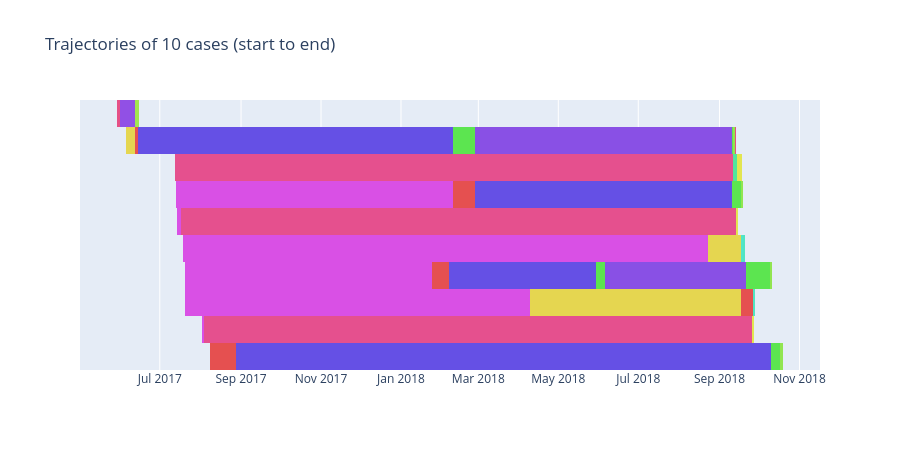

Write notebook code for a chart like this one.
### Code cell
case_trajectories_plot = kairo.plot_som_trajectories(features_and_clusters, color_mapping, max_cases=10)
case_trajectories_plot

### Figure 1 — Plotly figure (JSON) as saved in the notebook; plotly's stock layout.template omitted (floating-point values rounded to 4 significant figures)
{"data": [{"base": ["2017-05-29T08:49:25.000000", "2017-06-05T13:34:59.000000", "2017-07-12T10:34:30.000000", "2017-07-13T09:05:45.000000", "2017-07-14T09:11:16.000000", "2017-07-18T12:42:35.000000", "2017-07-20T10:56:27.000000", "2017-07-20T12:59:33.000000", "2017-08-02T10:19:10.000000", "2017-08-08T09:48:14.000000"], "customdata": [[1], [1], [1], [1], [1], [1], [1], [1], [1], [1]], "hovertemplate": "state=(0, 0)<br>start=%{base}<br>end=%{x}<br>case=%{y}<br>events=%{customdata[0]}<extra></extra>", "legendgroup": "(0, 0)", "marker": {"color": "#d950e5", "line": {"width": 0}, "pattern": {"shape": ""}}, "name": "(0, 0)", "orientation": "h", "showlegend": true, "textposition": "auto", "type": "bar", "x": [204000, 2749000, 167000, 18238701000, 257201000, 34639120000, 16258108000, 22721118000, 79924000, 281000], "xaxis": "x", "y": ["case_000000", "case_000001", "case_000004", "case_000005", "case_000006", "case_000007", "case_000009", "case_000010", "case_000013", "case_000017"], "yaxis": "y"}, {"base": ["2017-05-29T08:52:49.000000", "2017-07-12T10:37:17.000000", "2017-07-17T08:37:57.000000", "2017-08-03T08:31:14.000000"], "customdata": [[1], [1], [1], [1]], "hovertemplate": "state=(0, 4)<br>start=%{base}<br>end=%{x}<br>case=%{y}<br>events=%{customdata[0]}<extra></extra>", "legendgroup": "(0, 4)", "marker": {"color": "#e5508e", "line": {"width": 0}, "pattern": {"shape": ""}}, "name": "(0, 4)", "orientation": "h", "showlegend": true, "textposition": "auto", "type": "bar", "x": [590000, 36821436000, 36550420000, 36128306000], "xaxis": "x", "y": ["case_000000", "case_000004", "case_000006", "case_000013"], "yaxis": "y"}, {"base": ["2017-05-29T09:02:39.000000", "2018-09-11T14:47:53.000000", "2018-09-13T09:31:37.000000", "2018-09-25T12:09:40.000000"], "customdata": [[1], [1], [1], [1]], "hovertemplate": "state=(3, 7)<br>start=%{base}<br>end=%{x}<br>case=%{y}<br>events=%{customdata[0]}<extra></extra>", "legendgroup": "(3, 7)", "marker": {"color": "#50e59d", "line": {"width": 0}, "pattern": {"shape": ""}}, "name": "(3, 7)", "orientation": "h", "showlegend": true, "textposition": "auto", "type": "bar", "x": [8454000, 250862000, 10302000, 5654000], "xaxis": "x", "y": ["case_000000", "case_000004", "case_000006", "case_000013"], "yaxis": "y"}, {"base": ["2017-05-29T11:23:33.000000", "2018-09-14T12:28:55.000000", "2018-09-13T12:23:19.000000", "2018-09-25T13:43:54.000000"], "customdata": [[1], [1], [1], [1]], "hovertemplate": "state=(0, 6)<br>start=%{base}<br>end=%{x}<br>case=%{y}<br>events=%{customdata[0]}<extra></extra>", "legendgroup": "(0, 6)", "marker": {"color": "#e55086", "line": {"width": 0}, "pattern": {"shape": ""}}, "name": "(0, 6)", "orientation": "h", "showlegend": true, "textposition": "auto", "type": "bar", "x": [165755000, 191000, 37000, 209000], "xaxis": "x", "y": ["case_000000", "case_000004", "case_000006", "case_000013"], "yaxis": "y"}, {"base": ["2017-05-31T09:26:08.000000"], "customdata": [[1]], "hovertemplate": "state=(4, 6)<br>start=%{base}<br>end=%{x}<br>case=%{y}<br>events=%{customdata[0]}<extra></extra>", "legendgroup": "(4, 6)", "marker": {"color": "#9150e5", "line": {"width": 0}, "pattern": {"shape": ""}}, "name": "(4, 6)", "orientation": "h", "showlegend": true, "textposition": "auto", "type": "bar", "x": [1034333000], "xaxis": "x", "y": ["case_000000"], "yaxis": "y"}, {"base": ["2017-06-12T08:45:01.000000"], "customdata": [[1]], "hovertemplate": "state=(1, 6)<br>start=%{base}<br>end=%{x}<br>case=%{y}<br>events=%{customdata[0]}<extra></extra>", "legendgroup": "(1, 6)", "marker": {"color": "#9a50e5", "line": {"width": 0}, "pattern": {"shape": ""}}, "name": "(1, 6)", "orientation": "h", "showlegend": true, "textposition": "auto", "type": "bar", "x": [125000], "xaxis": "x", "y": ["case_000000"], "yaxis": "y"}, {"base": ["2017-06-12T08:47:06.000000"], "customdata": [[1]], "hovertemplate": "state=(5, 5)<br>start=%{base}<br>end=%{x}<br>case=%{y}<br>events=%{customdata[0]}<extra></extra>", "legendgroup": "(5, 5)", "marker": {"color": "#a3e550", "line": {"width": 0}, "pattern": {"shape": ""}}, "name": "(5, 5)", "orientation": "h", "showlegend": true, "textposition": "auto", "type": "bar", "x": [238636000], "xaxis": "x", "y": ["case_000000"], "yaxis": "y"}, {"base": ["2017-06-15T03:04:22.000000"], "customdata": [[1]], "hovertemplate": "state=(2, 6)<br>start=%{base}<br>end=%{x}<br>case=%{y}<br>events=%{customdata[0]}<extra></extra>", "legendgroup": "(2, 6)", "marker": {"color": "#e550d6", "line": {"width": 0}, "pattern": {"shape": ""}}, "name": "(2, 6)", "orientation": "h", "showlegend": true, "textposition": "auto", "type": "bar", "x": [0], "xaxis": "x", "y": ["case_000000"], "yaxis": "y"}, {"base": ["2017-06-15T03:04:22.000000"], "customdata": [[1]], "hovertemplate": "state=(9, 2)<br>start=%{base}<br>end=%{x}<br>case=%{y}<br>events=%{customdata[0]}<extra></extra>", "legendgroup": "(9, 2)", "marker": {"color": "#5094e5", "line": {"width": 0}, "pattern": {"shape": ""}}, "name": "(9, 2)", "orientation": "h", "showlegend": true, "textposition": "auto", "type": "bar", "x": [0], "xaxis": "x", "y": ["case_000000"], "yaxis": "y"}, {"base": ["2017-06-05T14:20:48.000000", "2018-02-09T11:24:06.000000", "2018-08-23T10:41:15.000000", "2018-01-24T15:04:55.000000", "2018-04-09T12:24:51.000000", "2017-08-08T09:52:55.000000"], "customdata": [[1], [1], [1], [1], [1], [1]], "hovertemplate": "state=(3, 9)<br>start=%{base}<br>end=%{x}<br>case=%{y}<br>events=%{customdata[0]}<extra></extra>", "legendgroup": "(3, 9)", "marker": {"color": "#e5d650", "line": {"width": 0}, "pattern": {"shape": ""}}, "name": "(3, 9)", "orientation": "h", "showlegend": true, "textposition": "auto", "type": "bar", "x": [583634000, 238000, 2161937000, 153000, 13906213000, 4361000], "xaxis": "x", "y": ["case_000001", "case_000005", "case_000007", "case_000009", "case_000010", "case_000017"], "yaxis": "y"}, {"base": ["2017-06-12T08:28:02.000000", "2018-02-09T11:28:04.000000", "2018-01-24T15:07:28.000000", "2018-09-17T11:15:04.000000", "2017-08-08T11:05:36.000000"], "customdata": [[1], [1], [1], [1], [1]], "hovertemplate": "state=(5, 9)<br>start=%{base}<br>end=%{x}<br>case=%{y}<br>events=%{customdata[0]}<extra></extra>", "legendgroup": "(5, 9)", "marker": {"color": "#e55050", "line": {"width": 0}, "pattern": {"shape": ""}}, "name": "(5, 9)", "orientation": "h", "showlegend": true, "textposition": "auto", "type": "bar", "x": [178992000, 1474503000, 1110011000, 794314000, 1721274000], "xaxis": "x", "y": ["case_000001", "case_000005", "case_000009", "case_000010", "case_000017"], "yaxis": "y"}, {"base": ["2017-06-14T10:11:14.000000", "2018-02-26T13:03:07.000000", "2018-09-18T15:43:48.000000", "2018-02-06T11:27:39.000000", "2018-09-26T15:53:38.000000", "2017-08-28T09:13:30.000000"], "customdata": [[1], [1], [1], [1], [1], [1]], "hovertemplate": "state=(9, 0)<br>start=%{base}<br>end=%{x}<br>case=%{y}<br>events=%{customdata[0]}<extra></extra>", "legendgroup": "(9, 0)", "marker": {"color": "#6550e5", "line": {"width": 0}, "pattern": {"shape": ""}}, "name": "(9, 0)", "orientation": "h", "showlegend": true, "textposition": "auto", "type": "bar", "x": [20746912000, 16936344000, 206000, 9675456000, 116000, 35264982000], "xaxis": "x", "y": ["case_000001", "case_000005", "case_000007", "case_000009", "case_000010", "case_000017"], "yaxis": "y"}, {"base": ["2018-02-09T13:13:06.000000", "2018-09-10T10:53:14.000000", "2018-09-10T13:35:31.000000", "2018-05-29T11:05:15.000000", "2018-05-30T12:27:51.000000", "2018-09-21T12:28:20.000000", "2018-10-02T17:59:09.000000", "2018-10-10T13:03:12.000000"], "customdata": [[1], [1], [1], [1], [1], [1], [1], [1]], "hovertemplate": "state=(7, 5)<br>start=%{base}<br>end=%{x}<br>case=%{y}<br>events=%{customdata[0]}<extra></extra>", "legendgroup": "(7, 5)", "marker": {"color": "#5ce550", "line": {"width": 0}, "pattern": {"shape": ""}}, "name": "(7, 5)", "orientation": "h", "showlegend": true, "textposition": "auto", "type": "bar", "x": [1475519000, 78601000, 600356000, 90379000, 532240000, 946931000, 576048000, 597936000], "xaxis": "x", "y": ["case_000001", "case_000001", "case_000005", "case_000009", "case_000009", "case_000009", "case_000009", "case_000017"], "yaxis": "y"}, {"base": ["2018-02-26T15:05:05.000000", "2018-09-11T08:43:15.000000", "2018-09-17T12:21:27.000000", "2018-05-30T12:11:34.000000", "2018-06-05T16:18:31.000000", "2018-10-02T11:30:31.000000", "2018-10-09T09:59:57.000000", "2018-10-17T11:08:48.000000"], "customdata": [[1], [1], [1], [1], [1], [1], [1], [1]], "hovertemplate": "state=(8, 0)<br>start=%{base}<br>end=%{x}<br>case=%{y}<br>events=%{customdata[0]}<extra></extra>", "legendgroup": "(8, 0)", "marker": {"color": "#8950e5", "line": {"width": 0}, "pattern": {"shape": ""}}, "name": "(8, 0)", "orientation": "h", "showlegend": true, "textposition": "auto", "type": "bar", "x": [16919289000, 15000, 96000, 977000, 9317389000, 23318000, 137000, 145000], "xaxis": "x", "y": ["case_000001", "case_000001", "case_000005", "case_000009", "case_000009", "case_000009", "case_000009", "case_000017"], "yaxis": "y"}, {"base": ["2018-09-11T08:43:30.000000", "2018-09-17T12:23:03.000000", "2018-10-09T10:02:14.000000", "2018-10-17T11:11:13.000000"], "customdata": [[1], [1], [1], [1]], "hovertemplate": "state=(6, 6)<br>start=%{base}<br>end=%{x}<br>case=%{y}<br>events=%{customdata[0]}<extra></extra>", "legendgroup": "(6, 6)", "marker": {"color": "#91e550", "line": {"width": 0}, "pattern": {"shape": ""}}, "name": "(6, 6)", "orientation": "h", "showlegend": true, "textposition": "auto", "type": "bar", "x": [152432000, 139223000, 147864000, 167406000], "xaxis": "x", "y": ["case_000001", "case_000005", "case_000009", "case_000017"], "yaxis": "y"}, {"base": ["2018-09-13T03:04:02.000000", "2018-09-19T03:03:26.000000", "2018-10-11T03:06:38.000000", "2018-10-19T09:41:19.000000"], "customdata": [[1], [1], [1], [1]], "hovertemplate": "state=(9, 9)<br>start=%{base}<br>end=%{x}<br>case=%{y}<br>events=%{customdata[0]}<extra></extra>", "legendgroup": "(9, 9)", "marker": {"color": "#e5507d", "line": {"width": 0}, "pattern": {"shape": ""}}, "name": "(9, 9)", "orientation": "h", "showlegend": true, "textposition": "auto", "type": "bar", "x": [21214000, 0, 20504000, 556000], "xaxis": "x", "y": ["case_000001", "case_000005", "case_000009", "case_000017"], "yaxis": "y"}, {"base": ["2018-09-13T08:57:36.000000", "2018-10-11T08:48:22.000000", "2018-10-19T09:50:35.000000"], "customdata": [[1], [1], [1]], "hovertemplate": "state=(6, 3)<br>start=%{base}<br>end=%{x}<br>case=%{y}<br>events=%{customdata[0]}<extra></extra>", "legendgroup": "(6, 3)", "marker": {"color": "#5350e5", "line": {"width": 0}, "pattern": {"shape": ""}}, "name": "(6, 3)", "orientation": "h", "showlegend": true, "textposition": "auto", "type": "bar", "x": [0, 0, 0], "xaxis": "x", "y": ["case_000001", "case_000009", "case_000017"], "yaxis": "y"}, {"base": ["2018-09-13T08:57:36.000000", "2018-10-11T08:48:22.000000", "2018-09-28T08:45:53.000000", "2018-10-19T09:50:35.000000"], "customdata": [[1], [1], [1], [1]], "hovertemplate": "state=(6, 4)<br>start=%{base}<br>end=%{x}<br>case=%{y}<br>events=%{customdata[0]}<extra></extra>", "legendgroup": "(6, 4)", "marker": {"color": "#50e5b8", "line": {"width": 0}, "pattern": {"shape": ""}}, "name": "(6, 4)", "orientation": "h", "showlegend": true, "textposition": "auto", "type": "bar", "x": [0, 0, 0, 0], "xaxis": "x", "y": ["case_000001", "case_000009", "case_000010", "case_000017"], "yaxis": "y"}, {"base": ["2018-09-14T12:32:06.000000", "2018-09-13T12:23:56.000000", "2018-09-25T13:47:23.000000"], "customdata": [[1], [1], [1]], "hovertemplate": "state=(4, 5)<br>start=%{base}<br>end=%{x}<br>case=%{y}<br>events=%{customdata[0]}<extra></extra>", "legendgroup": "(4, 5)", "marker": {"color": "#e2e550", "line": {"width": 0}, "pattern": {"shape": ""}}, "name": "(4, 5)", "orientation": "h", "showlegend": true, "textposition": "auto", "type": "bar", "x": [311470000, 139221000, 134187000], "xaxis": "x", "y": ["case_000004", "case_000006", "case_000013"], "yaxis": "y"}, {"base": ["2018-09-18T03:03:16.000000", "2018-09-15T03:04:17.000000", "2018-09-27T03:03:50.000000"], "customdata": [[1], [1], [1]], "hovertemplate": "state=(2, 5)<br>start=%{base}<br>end=%{x}<br>case=%{y}<br>events=%{customdata[0]}<extra></extra>", "legendgroup": "(2, 5)", "marker": {"color": "#e55062", "line": {"width": 0}, "pattern": {"shape": ""}}, "name": "(2, 5)", "orientation": "h", "showlegend": true, "textposition": "auto", "type": "bar", "x": [0, 0, 0], "xaxis": "x", "y": ["case_000004", "case_000006", "case_000013"], "yaxis": "y"}, {"base": ["2018-09-18T03:03:16.000000", "2018-09-15T03:04:17.000000", "2018-09-27T03:03:50.000000"], "customdata": [[1], [1], [1]], "hovertemplate": "state=(9, 3)<br>start=%{base}<br>end=%{x}<br>case=%{y}<br>events=%{customdata[0]}<extra></extra>", "legendgroup": "(9, 3)", "marker": {"color": "#50c1e5", "line": {"width": 0}, "pattern": {"shape": ""}}, "name": "(9, 3)", "orientation": "h", "showlegend": true, "textposition": "auto", "type": "bar", "x": [0, 0, 0], "xaxis": "x", "y": ["case_000004", "case_000006", "case_000013"], "yaxis": "y"}, {"base": ["2018-09-19T03:03:26.000000"], "customdata": [[1]], "hovertemplate": "state=(7, 0)<br>start=%{base}<br>end=%{x}<br>case=%{y}<br>events=%{customdata[0]}<extra></extra>", "legendgroup": "(7, 0)", "marker": {"color": "#e55097", "line": {"width": 0}, "pattern": {"shape": ""}}, "name": "(7, 0)", "orientation": "h", "showlegend": true, "textposition": "auto", "type": "bar", "x": [0], "xaxis": "x", "y": ["case_000005"], "yaxis": "y"}, {"base": ["2018-09-17T11:13:32.000000"], "customdata": [[1]], "hovertemplate": "state=(5, 8)<br>start=%{base}<br>end=%{x}<br>case=%{y}<br>events=%{customdata[0]}<extra></extra>", "legendgroup": "(5, 8)", "marker": {"color": "#50e5ca", "line": {"width": 0}, "pattern": {"shape": ""}}, "name": "(5, 8)", "orientation": "h", "showlegend": true, "textposition": "auto", "type": "bar", "x": [102616000], "xaxis": "x", "y": ["case_000007"], "yaxis": "y"}, {"base": ["2018-09-18T15:47:14.000000", "2018-09-26T15:55:34.000000"], "customdata": [[1], [1]], "hovertemplate": "state=(7, 7)<br>start=%{base}<br>end=%{x}<br>case=%{y}<br>events=%{customdata[0]}<extra></extra>", "legendgroup": "(7, 7)", "marker": {"color": "#50e5c1", "line": {"width": 0}, "pattern": {"shape": ""}}, "name": "(7, 7)", "orientation": "h", "showlegend": true, "textposition": "auto", "type": "bar", "x": [126982000, 126508000], "xaxis": "x", "y": ["case_000007", "case_000010"], "yaxis": "y"}, {"base": ["2018-09-20T03:03:36.000000", "2018-09-28T03:04:02.000000"], "customdata": [[1], [1]], "hovertemplate": "state=(7, 9)<br>start=%{base}<br>end=%{x}<br>case=%{y}<br>events=%{customdata[0]}<extra></extra>", "legendgroup": "(7, 9)", "marker": {"color": "#e5cd50", "line": {"width": 0}, "pattern": {"shape": ""}}, "name": "(7, 9)", "orientation": "h", "showlegend": true, "textposition": "auto", "type": "bar", "x": [0, 20511000], "xaxis": "x", "y": ["case_000007", "case_000010"], "yaxis": "y"}, {"base": ["2018-09-20T03:03:36.000000"], "customdata": [[1]], "hovertemplate": "state=(7, 1)<br>start=%{base}<br>end=%{x}<br>case=%{y}<br>events=%{customdata[0]}<extra></extra>", "legendgroup": "(7, 1)", "marker": {"color": "#e55059", "line": {"width": 0}, "pattern": {"shape": ""}}, "name": "(7, 1)", "orientation": "h", "showlegend": true, "textposition": "auto", "type": "bar", "x": [0], "xaxis": "x", "y": ["case_000007"], "yaxis": "y"}, {"base": ["2018-09-28T08:45:53.000000"], "customdata": [[1]], "hovertemplate": "state=(6, 2)<br>start=%{base}<br>end=%{x}<br>case=%{y}<br>events=%{customdata[0]}<extra></extra>", "legendgroup": "(6, 2)", "marker": {"color": "#507ae5", "line": {"width": 0}, "pattern": {"shape": ""}}, "name": "(6, 2)", "orientation": "h", "showlegend": true, "textposition": "auto", "type": "bar", "x": [0], "xaxis": "x", "y": ["case_000010"], "yaxis": "y"}], "layout": {"bargap": 0, "barmode": "overlay", "height": 450, "legend": {"title": {"text": "state"}, "tracegroupgap": 0}, "showlegend": false, "title": {"text": "Trajectories of 10 cases (start to end)"}, "xaxis": {"anchor": "y", "domain": [0, 1], "type": "date"}, "yaxis": {"anchor": "x", "categoryarray": ["case_000017", "case_000013", "case_000010", "case_000009", "case_000007", "case_000006", "case_000005", "case_000004", "case_000001", "case_000000"], "categoryorder": "array", "domain": [0, 1], "title": {"text": "case"}, "visible": false}}}
